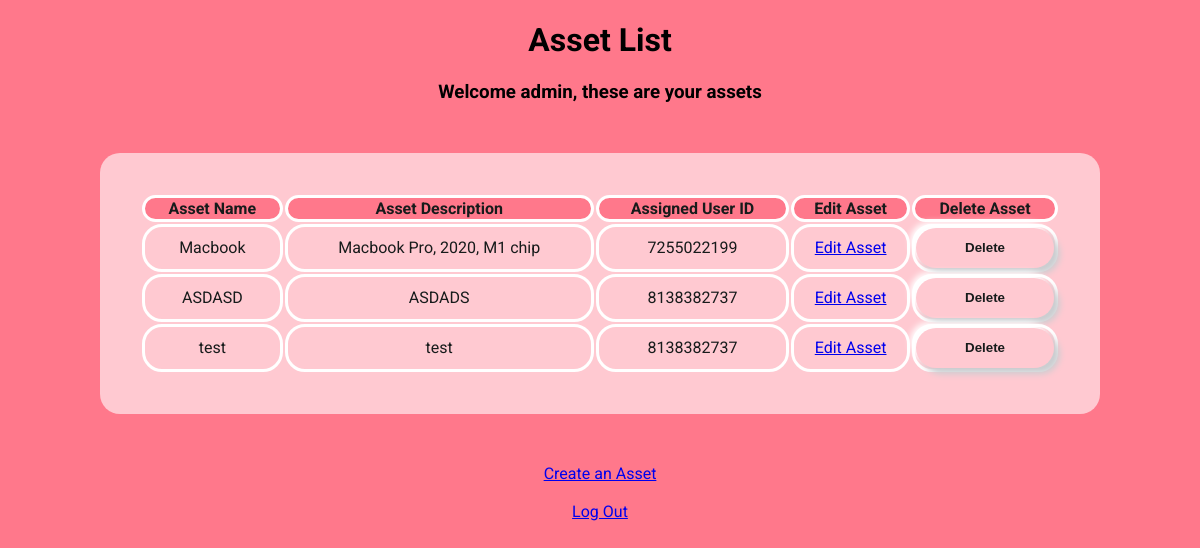
The page /assets/1113183315 (signed in) on the database as committed earlier.
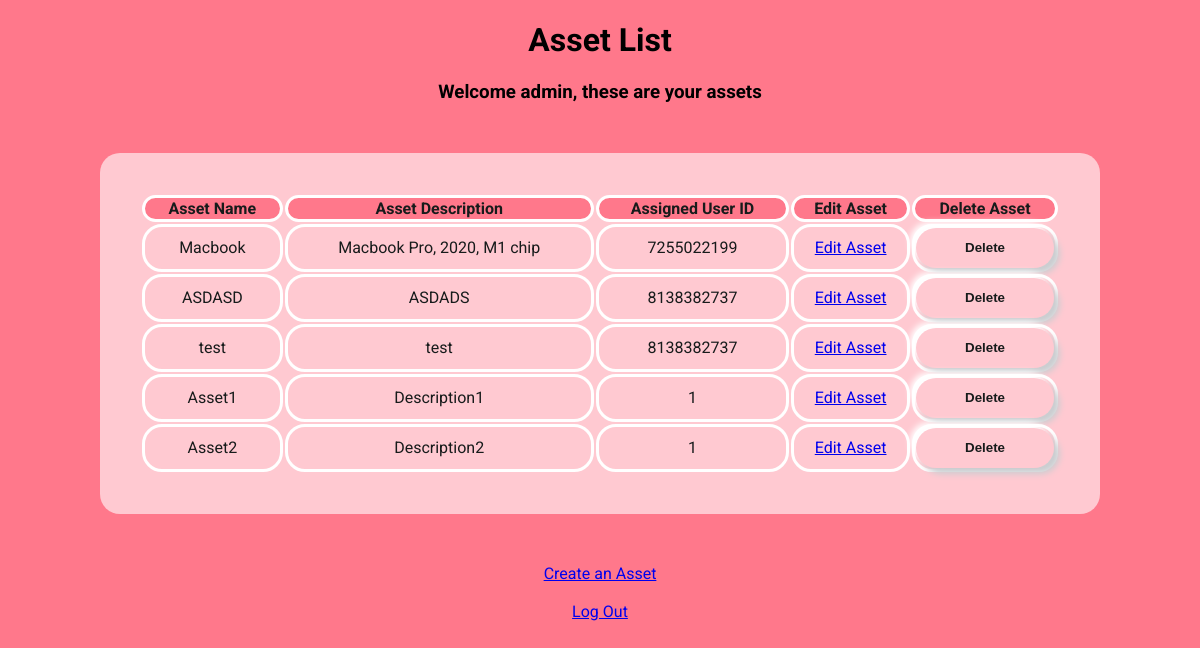
The same page on the database as committed later.
### app.py (models this page shows, shortened)
class User(UserMixin, db.Model):
    user_id = db.Column(db.Integer, primary_key=True)
    email = db.Column(db.String(100), unique=True, nullable=False)
    first_name = db.Column(db.String(100))
    last_name = db.Column(db.String(100))
    password = db.Column(db.String(100), nullable=False)
    is_admin = db.Column(db.Integer, default=0)
    assets = db.relationship('Asset', backref='user', lazy=True)

class Asset(UserMixin, db.Model):
    asset_id = db.Column(db.Integer, primary_key=True)
    name = db.Column(db.String(100))
    description = db.Column(db.String(1000))
    user_id = db.Column(db.Integer, db.ForeignKey(
        "user.user_id"), nullable=False)

### app.py (the view)
@app.route("/assets/<int:user_id>")
@login_required
def assets(user_id):
    user = User.query.get(user_id)
    if user:
        if current_user.is_admin:
            assets = Asset.query.all()
            return render_template('assets.html', user=user, assets=assets)
        else:
            assets = user.assets
            return render_template('assets.html', user=user, assets=assets)
    else:
        return "User not found"

### app.py (called while the page is built)
@login_manager.user_loader
def load_user(user_id):
    return User.query.get(int(user_id))

### templates/assets.html (shortened to what this page needs)
<!DOCTYPE html>
<html>
<head>
    <link rel="stylesheet" href="/static/assets.css">
</head>
<body>
    <h1>Asset List</h1>
    <h3>Welcome {{ current_user.first_name }}, these are your assets</h3>
    <table class="assets-table">
        <tr>
            <th>Asset Name</th>
            <th>Asset Description</th>
            <th>Assigned User ID</th>
            <th>Edit Asset</th>
            {% if current_user.is_admin %}
            <th>Delete Asset</th>
            {% endif %}
        </tr>
        {% for asset in assets %}
        <tr>
            <td>{{ asset.name }}</td>
            <td>{{ asset.description }}</td>
            <td>{{ asset.user_id }}</td>
            <td>
                <a href="{{ url_for('edit_asset', user_id=current_user.user_id, asset_id=asset.asset_id) }}">Edit Asset</a>
            </td>
            {% if current_user.is_admin %}
            <td>
                <form method="POST" action="{{ url_for('delete_asset', user_id=user.user_id, asset_id=asset.asset_id) }}" class="deleteForm">
                    <button>Delete</button>
                </form>
            </td>
            {% endif %}
        </tr>
        {% endfor %}
    </table>
    <a href="{{ url_for('create_asset') }}">Create an Asset</a>
    <br>
    <br>
    <a href="{{ url_for('logout') }}" id="logoutButton">Log Out</a>
</body>
</html>

### static/assets.css (style rules this page uses)
body { background: #FF788B; text-align: center; justify-content: center; align-items:flex-start; font-family: roboto; }
table { background-color: #FFC9D1; width: 1000px; margin:50px auto; border-radius: 20px; padding: 40px; box-sizing: border-box; background: #FFC9D1; color: #171B1B; }
th { border: solid white; border-radius: 20px; background-color: #FF788B; }
td { border: solid white; border-radius: 20px; }
button { color: #171B1B; background: #FFC9D1; height: 40px; border-radius: 20px; cursor: pointer; font-weight: 900; box-shadow: 6px 6px 6px #cbced1, -6px -6px 6px white; transition: 0.5s; display: block; width: 100%; padding: 0; border: none; outline: none; box-sizing: border-box; }

Rows that differ between the two databases and show on the page:
added Asset: name "Asset1", description "Description1", user_id "1"
added Asset: name "Asset2", description "Description2", user_id "1"
